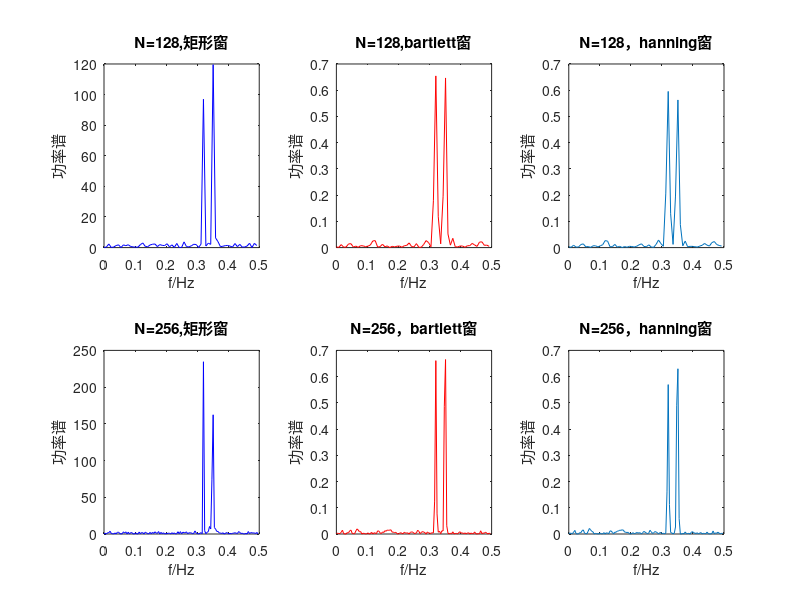

Reproduce this figure in MATLAB.
clear
clc
load noise.mat
%%
%start
A1=2;A2=2;f1=0.32;f2=0.35;fs=1;N=1024;T=1/fs;
noise=noise(1:1:N);
N2=128;N3=256;
%%
%sample
t2=0:1:N2-1;
t3=0:1:N3-1;
x2=A1*cos(2*pi*f1*t2)+A2*cos(2*pi*f2*t2)+noise(t2+1);
x3=A1*cos(2*pi*f1*t3)+A2*cos(2*pi*f2*t3)+noise(t3+1);
%%
%window
w1=bartlett(N2);
w2=hanning(N2);
w3=bartlett(N3);
w4=hanning(N3);
%%
%energy
U1=sum(w1.^2);
U2=sum(w2.^2);
U3=sum(w3.^2);
U4=sum(w4.^2);
%%
%calculate
S20=abs(fft(x2)).^2/N2;
S21=abs(fft(x2.*bartlett(N2)')).^2/N2/U1;
S22=abs(fft(x2.*hanning(N2)')).^2/N2/U2;
S30=abs(fft(x3)).^2/N3;
S31=abs(fft(x3.*bartlett(N3)')).^2/N3/U3;
S32=abs(fft(x3.*hanning(N3)')).^2/N3/U4;
%%
%pic
subplot(2,3,1)
plot(t2(1:0.5*N2)/N2,S20(1:0.5*N2),'b')
title('N=128,矩形窗')
xlabel('f/Hz');ylabel('功率谱');
subplot(2,3,2)
plot(t2(1:0.5*N2)/N2,S21(1:0.5*N2),'r')
title('N=128,bartlett窗')
xlabel('f/Hz');ylabel('功率谱');
subplot(2,3,3)
plot(t2(1:0.5*N2)/N2,S22(1:0.5*N2))
title('N=128，hanning窗')
xlabel('f/Hz');ylabel('功率谱');
subplot(2,3,4)
plot(t3(1:0.5*N3)/N3,S30(1:0.5*N3),'b')
title('N=256,矩形窗')
xlabel('f/Hz');ylabel('功率谱');
subplot(2,3,5)
plot(t3(1:0.5*N3)/N3,S31(1:0.5*N3),'r')
title('N=256，bartlett窗')
xlabel('f/Hz');ylabel('功率谱');
subplot(2,3,6)
plot(t3(1:0.5*N3)/N3,S32(1:0.5*N3))
title('N=256，hanning窗')
xlabel('f/Hz');ylabel('功率谱');